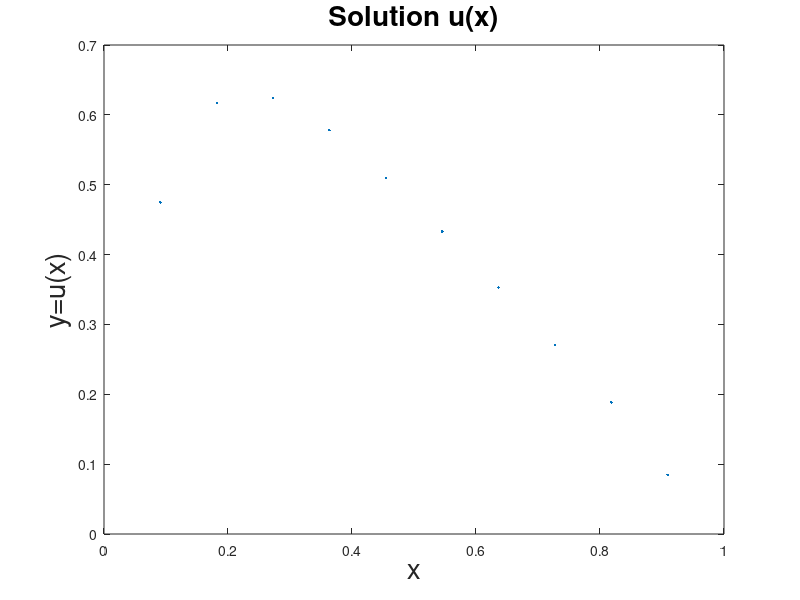

This chart was generated by the following MATLAB code:
x = dlmread('X.txt','\t');
u = dlmread('U.txt','\t');
e = dlmread('E.txt','\t');
save('data.mat');
axes('FontSize', 20);
h = plot(x,u,'.');
title('Solution u(x)', 'FontSize', 20);
xlabel('x','FontSize', 20);
ylabel('y=u(x)','FontSize', 20);
saveas(h, 'solution','eps');
exit
